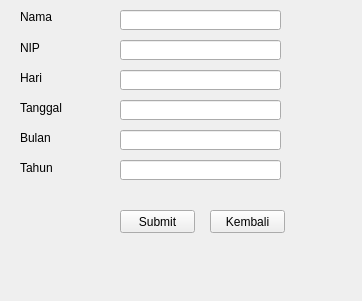
<?xml version="1.0" encoding="UTF-8"?>
<ui version="4.0">
 <class>Form</class>
 <widget class="QWidget" name="Form">
  <property name="geometry">
   <rect>
    <x>0</x>
    <y>0</y>
    <width>362</width>
    <height>301</height>
   </rect>
  </property>
  <property name="windowTitle">
   <string>Form</string>
  </property>
  <widget class="QPushButton" name="KSubmit">
   <property name="geometry">
    <rect>
     <x>120</x>
     <y>210</y>
     <width>75</width>
     <height>23</height>
    </rect>
   </property>
   <property name="text">
    <string>Submit</string>
   </property>
  </widget>
  <widget class="QPushButton" name="KKembali">
   <property name="geometry">
    <rect>
     <x>210</x>
     <y>210</y>
     <width>75</width>
     <height>23</height>
    </rect>
   </property>
   <property name="text">
    <string>Kembali</string>
   </property>
  </widget>
  <widget class="QLabel" name="label_14">
   <property name="geometry">
    <rect>
     <x>20</x>
     <y>160</y>
     <width>81</width>
     <height>16</height>
    </rect>
   </property>
   <property name="text">
    <string>Tahun</string>
   </property>
  </widget>
  <widget class="QLineEdit" name="lineEdit_14">
   <property name="geometry">
    <rect>
     <x>120</x>
     <y>130</y>
     <width>161</width>
     <height>20</height>
    </rect>
   </property>
   <property name="text">
    <string/>
   </property>
  </widget>
  <widget class="QLabel" name="label_10">
   <property name="geometry">
    <rect>
     <x>20</x>
     <y>70</y>
     <width>81</width>
     <height>16</height>
    </rect>
   </property>
   <property name="text">
    <string>Hari</string>
   </property>
  </widget>
  <widget class="QLineEdit" name="lineEdit_12">
   <property name="geometry">
    <rect>
     <x>120</x>
     <y>160</y>
     <width>161</width>
     <height>20</height>
    </rect>
   </property>
   <property name="text">
    <string/>
   </property>
  </widget>
  <widget class="QLabel" name="label_12">
   <property name="geometry">
    <rect>
     <x>20</x>
     <y>100</y>
     <width>81</width>
     <height>16</height>
    </rect>
   </property>
   <property name="text">
    <string>Tanggal</string>
   </property>
  </widget>
  <widget class="QLineEdit" name="lineEdit_9">
   <property name="geometry">
    <rect>
     <x>120</x>
     <y>100</y>
     <width>161</width>
     <height>20</height>
    </rect>
   </property>
   <property name="text">
    <string/>
   </property>
  </widget>
  <widget class="QLineEdit" name="lineEdit_10">
   <property name="geometry">
    <rect>
     <x>120</x>
     <y>70</y>
     <width>161</width>
     <height>20</height>
    </rect>
   </property>
   <property name="text">
    <string/>
   </property>
  </widget>
  <widget class="QLineEdit" name="lineEdit_13">
   <property name="geometry">
    <rect>
     <x>120</x>
     <y>40</y>
     <width>161</width>
     <height>20</height>
    </rect>
   </property>
   <property name="text">
    <string/>
   </property>
  </widget>
  <widget class="QLabel" name="label_11">
   <property name="geometry">
    <rect>
     <x>20</x>
     <y>10</y>
     <width>47</width>
     <height>13</height>
    </rect>
   </property>
   <property name="text">
    <string>Nama</string>
   </property>
  </widget>
  <widget class="QLabel" name="label_13">
   <property name="geometry">
    <rect>
     <x>20</x>
     <y>130</y>
     <width>81</width>
     <height>16</height>
    </rect>
   </property>
   <property name="text">
    <string>Bulan</string>
   </property>
  </widget>
  <widget class="QLineEdit" name="lineEdit_11">
   <property name="geometry">
    <rect>
     <x>120</x>
     <y>10</y>
     <width>161</width>
     <height>20</height>
    </rect>
   </property>
   <property name="text">
    <string/>
   </property>
  </widget>
  <widget class="QLabel" name="label_9">
   <property name="geometry">
    <rect>
     <x>20</x>
     <y>40</y>
     <width>81</width>
     <height>16</height>
    </rect>
   </property>
   <property name="text">
    <string>NIP</string>
   </property>
  </widget>
 </widget>
 <resources/>
 <connections/>
</ui>
